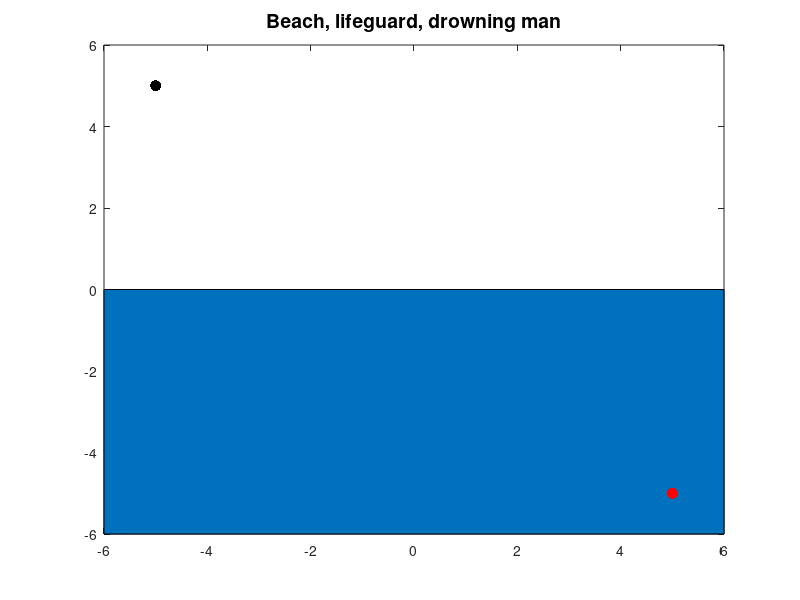

The MATLAB script that drew this image: (Note: this script raises an error after producing the figure.)
%% A Drowning Man and Snell's Law
% Mohsin Javed, 30th October 2013

%%
% (Chebfun example calc/SnellsLaw.m)
% [Tags: #calculus, #Snell's Law]

FS = 'fontsize'; MS = 'markersize';

%% How to save a drowning man
% On a bright sunny day we are having a nice time at the beach:
figure(1)
area( [-6, 6], [-6, -6] ); colormap([0 .8 1])
axis([-6,6,-6,6]), hold on
title('Beach',FS,14)
%%
% A lifeguard is located at the point $(-5, 5)$.  (We use
% complex arithmetic for simplicity.)
sMan = -5+1i*5;
LW = 'linewidth'; lw = 1.6;
MS = 'markersize'; FS = 'fontsize';
plot(sMan, '.k', MS, 24)
title('Beach, lifeguard',FS,14)

%%
% The lifeguard spots a man desperately struggling and about to drown. The
% location of the drowning man is $(5,-5)$:
dMan = 5-1i*5;
plot(dMan, '.r', MS, 24)
title('Beach, lifeguard, drowning man',FS,14)
%% 
% Before the lifeguard makes a dash to save the drowning man, we note
% that the speed at which he can run on the sand is much greater than 
% the speed at which he can swim in the water:
vLand = 10;
vWater = 3;

%%
% This means that rather than running straight toward the drowning man,
% he should
% run a little longer along the beach to make use of his faster speed. Exactly
% what path should he take can be computed by minimizing the total
% time, determined by a formula
% involving the two different speeds. This can be easily done in Chebfun. Let
% $x_0$ be the unknown point on the shore that he should run towards in order to
% reach the drowning man in a minimum time. In order to find $x_0$, we first
% define a chebfun $x$:
x = chebfun('x', [real(sMan), real(dMan)] );
%%
% The total time required to reach the drowning man as a function of a point $x$
% on the shore is given by:
T = abs(x-sMan)/vLand + abs(x-dMan)/vWater;
%%
% We now find the minimum time $T_{min}$ and the location of the minimum $x_0$,
% i.e., the point on the shore that the lifeguard should aim for.
[Tmin, x0] = min(T)
figure(2), plot(x,T, LW, lw), hold on
plot( x0, Tmin, 'or', MS, 14 ), hold off
s = sprintf( 'Optimal Point x_0= %.5f    Minimum Time = %.5f', Tmin, x0 );
title( s, FS, 12), grid on
xlabel('x',FS,12), ylabel('Time',FS,12)

%%
% Let us now draw the optimal path that should be followed in order to reach the
% drowning man as quickly as possible.
figure(1)
plot([real(sMan), x0], [imag(sMan), 0], LW, lw )
plot([x0, real(dMan)], [0, imag(dMan)], 'r', LW, lw )
title('Beach, lifeguard, rescued man',FS,14)

%% Verifying Snell's Law
% This problem is an illustration of the famous Snell's law. Whenever an
% object is subject to motion with different speeds in two different media, the
% angle at which the object should hit the interface of the two media for an
% optimal path, i.e. the one requiring the least amount of time, is determined
% by Snell's Law: $$ \frac{\sin(\theta_1)}{\nu_1} =
% \frac{\sin(\theta_2)}{\nu_2}. $$ We can verify this in Chebfun very easily.
plot([x0, x0], [-4, 4], '--k', LW, lw)
sinTh1 = abs(real(sMan)-x0)/abs(sMan-x0); 
sinTh2 = abs(real(dMan)-x0)/abs(dMan-x0);
th1 = asin(sinTh1); th2 = asin(sinTh2);
plot(x0+exp(1i*(pi/2+linspace(0,th1,100))))
plot(x0+exp(1i*(3*pi/2+linspace(0,th2,100))), 'r'), hold off
%%
sinTh1/vLand - sinTh2/vWater
